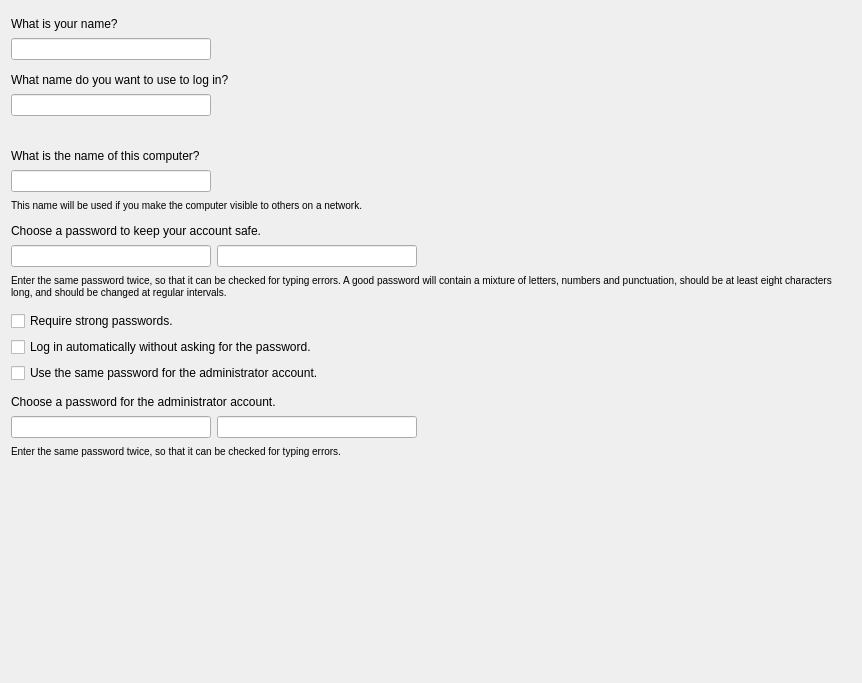
<?xml version="1.0" encoding="UTF-8"?>
<ui version="4.0">
 <class>Page_UserSetup</class>
 <widget class="QWidget" name="Page_UserSetup">
  <property name="geometry">
   <rect>
    <x>0</x>
    <y>0</y>
    <width>862</width>
    <height>683</height>
   </rect>
  </property>
  <property name="windowTitle">
   <string>Form</string>
  </property>
  <layout class="QVBoxLayout" name="verticalLayout_12">
   <item>
    <spacer name="verticalSpacer">
     <property name="orientation">
      <enum>Qt::Vertical</enum>
     </property>
     <property name="sizeType">
      <enum>QSizePolicy::Fixed</enum>
     </property>
     <property name="sizeHint" stdset="0">
      <size>
       <width>20</width>
       <height>6</height>
      </size>
     </property>
    </spacer>
   </item>
   <item>
    <widget class="QLabel" name="labelWhatIsYourName">
     <property name="text">
      <string>What is your name?</string>
     </property>
    </widget>
   </item>
   <item>
    <layout class="QHBoxLayout" name="horizontalLayout">
     <item>
      <widget class="QLineEdit" name="textBoxFullName">
       <property name="minimumSize">
        <size>
         <width>200</width>
         <height>0</height>
        </size>
       </property>
      </widget>
     </item>
     <item>
      <widget class="QLabel" name="labelFullName">
       <property name="sizePolicy">
        <sizepolicy hsizetype="Fixed" vsizetype="Fixed">
         <horstretch>0</horstretch>
         <verstretch>0</verstretch>
        </sizepolicy>
       </property>
       <property name="minimumSize">
        <size>
         <width>24</width>
         <height>24</height>
        </size>
       </property>
       <property name="maximumSize">
        <size>
         <width>24</width>
         <height>24</height>
        </size>
       </property>
       <property name="text">
        <string notr="true"/>
       </property>
       <property name="scaledContents">
        <bool>true</bool>
       </property>
      </widget>
     </item>
     <item>
      <widget class="QLabel" name="labelFullNameError">
       <property name="sizePolicy">
        <sizepolicy hsizetype="Expanding" vsizetype="Preferred">
         <horstretch>1</horstretch>
         <verstretch>0</verstretch>
        </sizepolicy>
       </property>
       <property name="text">
        <string/>
       </property>
       <property name="wordWrap">
        <bool>true</bool>
       </property>
      </widget>
     </item>
    </layout>
   </item>
   <item>
    <spacer name="verticalSpacer_2">
     <property name="orientation">
      <enum>Qt::Vertical</enum>
     </property>
     <property name="sizeType">
      <enum>QSizePolicy::Fixed</enum>
     </property>
     <property name="sizeHint" stdset="0">
      <size>
       <width>20</width>
       <height>6</height>
      </size>
     </property>
    </spacer>
   </item>
   <item>
    <widget class="QLabel" name="username_label_2">
     <property name="text">
      <string>What name do you want to use to log in?</string>
     </property>
     <property name="wordWrap">
      <bool>false</bool>
     </property>
    </widget>
   </item>
   <item>
    <layout class="QHBoxLayout" name="horizontalLayout_2">
     <item>
      <widget class="QLineEdit" name="textBoxUsername">
       <property name="sizePolicy">
        <sizepolicy hsizetype="Expanding" vsizetype="Fixed">
         <horstretch>0</horstretch>
         <verstretch>0</verstretch>
        </sizepolicy>
       </property>
       <property name="minimumSize">
        <size>
         <width>200</width>
         <height>0</height>
        </size>
       </property>
      </widget>
     </item>
     <item>
      <widget class="QLabel" name="labelUsername">
       <property name="sizePolicy">
        <sizepolicy hsizetype="Fixed" vsizetype="Fixed">
         <horstretch>0</horstretch>
         <verstretch>0</verstretch>
        </sizepolicy>
       </property>
       <property name="minimumSize">
        <size>
         <width>24</width>
         <height>24</height>
        </size>
       </property>
       <property name="maximumSize">
        <size>
         <width>24</width>
         <height>24</height>
        </size>
       </property>
       <property name="scaledContents">
        <bool>true</bool>
       </property>
      </widget>
     </item>
     <item>
      <widget class="QLabel" name="labelUsernameError">
       <property name="sizePolicy">
        <sizepolicy hsizetype="Expanding" vsizetype="Preferred">
         <horstretch>1</horstretch>
         <verstretch>0</verstretch>
        </sizepolicy>
       </property>
       <property name="minimumSize">
        <size>
         <width>200</width>
         <height>0</height>
        </size>
       </property>
       <property name="text">
        <string/>
       </property>
       <property name="alignment">
        <set>Qt::AlignVCenter</set>
       </property>
       <property name="wordWrap">
        <bool>true</bool>
       </property>
      </widget>
     </item>
    </layout>
   </item>
   <item>
    <widget class="QLabel" name="username_extra_label_2">
     <property name="styleSheet">
      <string notr="true">font-weight: normal</string>
     </property>
     <property name="text">
      <string notr="true">&lt;Username extra label 2 text&gt;</string>
     </property>
     <property name="wordWrap">
      <bool>true</bool>
     </property>
    </widget>
   </item>
   <item>
    <spacer name="verticalSpacer_4">
     <property name="orientation">
      <enum>Qt::Vertical</enum>
     </property>
     <property name="sizeType">
      <enum>QSizePolicy::Fixed</enum>
     </property>
     <property name="sizeHint" stdset="0">
      <size>
       <width>20</width>
       <height>6</height>
      </size>
     </property>
    </spacer>
   </item>
   <item>
    <widget class="QLabel" name="hostname_label_2">
     <property name="text">
      <string>What is the name of this computer?</string>
     </property>
     <property name="wordWrap">
      <bool>false</bool>
     </property>
    </widget>
   </item>
   <item>
    <layout class="QHBoxLayout" name="horizontalLayout_4">
     <item>
      <widget class="QLineEdit" name="textBoxHostname">
       <property name="sizePolicy">
        <sizepolicy hsizetype="Expanding" vsizetype="Fixed">
         <horstretch>0</horstretch>
         <verstretch>0</verstretch>
        </sizepolicy>
       </property>
       <property name="minimumSize">
        <size>
         <width>200</width>
         <height>0</height>
        </size>
       </property>
      </widget>
     </item>
     <item>
      <widget class="QLabel" name="labelHostname">
       <property name="sizePolicy">
        <sizepolicy hsizetype="Fixed" vsizetype="Fixed">
         <horstretch>0</horstretch>
         <verstretch>0</verstretch>
        </sizepolicy>
       </property>
       <property name="minimumSize">
        <size>
         <width>24</width>
         <height>24</height>
        </size>
       </property>
       <property name="maximumSize">
        <size>
         <width>24</width>
         <height>24</height>
        </size>
       </property>
       <property name="scaledContents">
        <bool>true</bool>
       </property>
      </widget>
     </item>
     <item>
      <widget class="QLabel" name="labelHostnameError">
       <property name="sizePolicy">
        <sizepolicy hsizetype="Expanding" vsizetype="Preferred">
         <horstretch>1</horstretch>
         <verstretch>0</verstretch>
        </sizepolicy>
       </property>
       <property name="minimumSize">
        <size>
         <width>200</width>
         <height>0</height>
        </size>
       </property>
       <property name="text">
        <string/>
       </property>
       <property name="alignment">
        <set>Qt::AlignVCenter</set>
       </property>
       <property name="wordWrap">
        <bool>true</bool>
       </property>
      </widget>
     </item>
    </layout>
   </item>
   <item>
    <widget class="QLabel" name="hostname_extra_label_2">
     <property name="styleSheet">
      <string notr="true">font-weight: normal</string>
     </property>
     <property name="text">
      <string>&lt;small&gt;This name will be used if you make the computer visible to others on a network.&lt;/small&gt;</string>
     </property>
     <property name="wordWrap">
      <bool>false</bool>
     </property>
    </widget>
   </item>
   <item>
    <spacer name="verticalSpacer_3">
     <property name="orientation">
      <enum>Qt::Vertical</enum>
     </property>
     <property name="sizeType">
      <enum>QSizePolicy::Fixed</enum>
     </property>
     <property name="sizeHint" stdset="0">
      <size>
       <width>20</width>
       <height>6</height>
      </size>
     </property>
    </spacer>
   </item>
   <item>
    <widget class="QLabel" name="password_label_2">
     <property name="text">
      <string>Choose a password to keep your account safe.</string>
     </property>
     <property name="wordWrap">
      <bool>false</bool>
     </property>
    </widget>
   </item>
   <item>
    <layout class="QHBoxLayout" name="horizontalLayout_3">
     <item>
      <widget class="QLineEdit" name="textBoxUserPassword">
       <property name="sizePolicy">
        <sizepolicy hsizetype="Expanding" vsizetype="Fixed">
         <horstretch>0</horstretch>
         <verstretch>0</verstretch>
        </sizepolicy>
       </property>
       <property name="minimumSize">
        <size>
         <width>200</width>
         <height>0</height>
        </size>
       </property>
       <property name="echoMode">
        <enum>QLineEdit::Password</enum>
       </property>
      </widget>
     </item>
     <item>
      <widget class="QLineEdit" name="textBoxUserVerifiedPassword">
       <property name="sizePolicy">
        <sizepolicy hsizetype="Expanding" vsizetype="Fixed">
         <horstretch>0</horstretch>
         <verstretch>0</verstretch>
        </sizepolicy>
       </property>
       <property name="minimumSize">
        <size>
         <width>200</width>
         <height>0</height>
        </size>
       </property>
       <property name="echoMode">
        <enum>QLineEdit::Password</enum>
       </property>
      </widget>
     </item>
     <item>
      <widget class="QLabel" name="labelUserPassword">
       <property name="sizePolicy">
        <sizepolicy hsizetype="Fixed" vsizetype="Fixed">
         <horstretch>0</horstretch>
         <verstretch>0</verstretch>
        </sizepolicy>
       </property>
       <property name="minimumSize">
        <size>
         <width>24</width>
         <height>24</height>
        </size>
       </property>
       <property name="maximumSize">
        <size>
         <width>24</width>
         <height>24</height>
        </size>
       </property>
       <property name="scaledContents">
        <bool>true</bool>
       </property>
      </widget>
     </item>
     <item>
      <widget class="QLabel" name="labelUserPasswordError">
       <property name="sizePolicy">
        <sizepolicy hsizetype="Expanding" vsizetype="Preferred">
         <horstretch>1</horstretch>
         <verstretch>0</verstretch>
        </sizepolicy>
       </property>
       <property name="minimumSize">
        <size>
         <width>100</width>
         <height>0</height>
        </size>
       </property>
       <property name="text">
        <string/>
       </property>
       <property name="alignment">
        <set>Qt::AlignVCenter</set>
       </property>
       <property name="wordWrap">
        <bool>true</bool>
       </property>
      </widget>
     </item>
    </layout>
   </item>
   <item>
    <widget class="QLabel" name="password_extra_label_3">
     <property name="styleSheet">
      <string notr="true">font-weight: normal</string>
     </property>
     <property name="text">
      <string>&lt;small&gt;Enter the same password twice, so that it can be checked for typing errors. A good password will contain a mixture of letters, numbers and punctuation, should be at least eight characters long, and should be changed at regular intervals.&lt;/small&gt;</string>
     </property>
     <property name="wordWrap">
      <bool>true</bool>
     </property>
    </widget>
   </item>
   <item>
    <spacer name="verticalSpacer_5">
     <property name="orientation">
      <enum>Qt::Vertical</enum>
     </property>
     <property name="sizeType">
      <enum>QSizePolicy::Fixed</enum>
     </property>
     <property name="sizeHint" stdset="0">
      <size>
       <width>20</width>
       <height>6</height>
      </size>
     </property>
    </spacer>
   </item>
   <item>
    <widget class="QCheckBox" name="checkBoxValidatePassword">
     <property name="text">
      <string>Require strong passwords.</string>
     </property>
    </widget>
   </item>
   <item>
    <widget class="QCheckBox" name="checkBoxAutoLogin">
     <property name="text">
      <string>Log in automatically without asking for the password.</string>
     </property>
    </widget>
   </item>
   <item>
    <widget class="QCheckBox" name="checkBoxReusePassword">
     <property name="text">
      <string>Use the same password for the administrator account.</string>
     </property>
    </widget>
   </item>
   <item>
    <spacer name="verticalSpacer_6">
     <property name="orientation">
      <enum>Qt::Vertical</enum>
     </property>
     <property name="sizeType">
      <enum>QSizePolicy::Fixed</enum>
     </property>
     <property name="sizeHint" stdset="0">
      <size>
       <width>20</width>
       <height>6</height>
      </size>
     </property>
    </spacer>
   </item>
   <item>
    <widget class="QLabel" name="labelChooseRootPassword">
     <property name="text">
      <string>Choose a password for the administrator account.</string>
     </property>
     <property name="wordWrap">
      <bool>false</bool>
     </property>
    </widget>
   </item>
   <item>
    <layout class="QHBoxLayout" name="horizontalLayout_5">
     <item>
      <widget class="QLineEdit" name="textBoxRootPassword">
       <property name="sizePolicy">
        <sizepolicy hsizetype="Expanding" vsizetype="Fixed">
         <horstretch>0</horstretch>
         <verstretch>0</verstretch>
        </sizepolicy>
       </property>
       <property name="minimumSize">
        <size>
         <width>200</width>
         <height>0</height>
        </size>
       </property>
       <property name="echoMode">
        <enum>QLineEdit::Password</enum>
       </property>
      </widget>
     </item>
     <item>
      <widget class="QLineEdit" name="textBoxVerifiedRootPassword">
       <property name="sizePolicy">
        <sizepolicy hsizetype="Expanding" vsizetype="Fixed">
         <horstretch>0</horstretch>
         <verstretch>0</verstretch>
        </sizepolicy>
       </property>
       <property name="minimumSize">
        <size>
         <width>200</width>
         <height>0</height>
        </size>
       </property>
       <property name="echoMode">
        <enum>QLineEdit::Password</enum>
       </property>
      </widget>
     </item>
     <item>
      <widget class="QLabel" name="labelRootPassword">
       <property name="sizePolicy">
        <sizepolicy hsizetype="Fixed" vsizetype="Fixed">
         <horstretch>0</horstretch>
         <verstretch>0</verstretch>
        </sizepolicy>
       </property>
       <property name="minimumSize">
        <size>
         <width>24</width>
         <height>24</height>
        </size>
       </property>
       <property name="maximumSize">
        <size>
         <width>24</width>
         <height>24</height>
        </size>
       </property>
       <property name="scaledContents">
        <bool>true</bool>
       </property>
      </widget>
     </item>
     <item>
      <widget class="QLabel" name="labelRootPasswordError">
       <property name="sizePolicy">
        <sizepolicy hsizetype="Expanding" vsizetype="Preferred">
         <horstretch>1</horstretch>
         <verstretch>0</verstretch>
        </sizepolicy>
       </property>
       <property name="minimumSize">
        <size>
         <width>100</width>
         <height>0</height>
        </size>
       </property>
       <property name="text">
        <string/>
       </property>
       <property name="alignment">
        <set>Qt::AlignVCenter</set>
       </property>
       <property name="wordWrap">
        <bool>true</bool>
       </property>
      </widget>
     </item>
    </layout>
   </item>
   <item>
    <widget class="QLabel" name="labelExtraRootPassword">
     <property name="styleSheet">
      <string notr="true">font-weight: normal</string>
     </property>
     <property name="text">
      <string>&lt;small&gt;Enter the same password twice, so that it can be checked for typing errors.&lt;/small&gt;</string>
     </property>
     <property name="wordWrap">
      <bool>true</bool>
     </property>
    </widget>
   </item>
   <item>
    <spacer name="verticalSpacer_7">
     <property name="orientation">
      <enum>Qt::Vertical</enum>
     </property>
     <property name="sizeHint" stdset="0">
      <size>
       <width>20</width>
       <height>1</height>
      </size>
     </property>
    </spacer>
   </item>
  </layout>
 </widget>
 <resources/>
 <connections/>
</ui>
